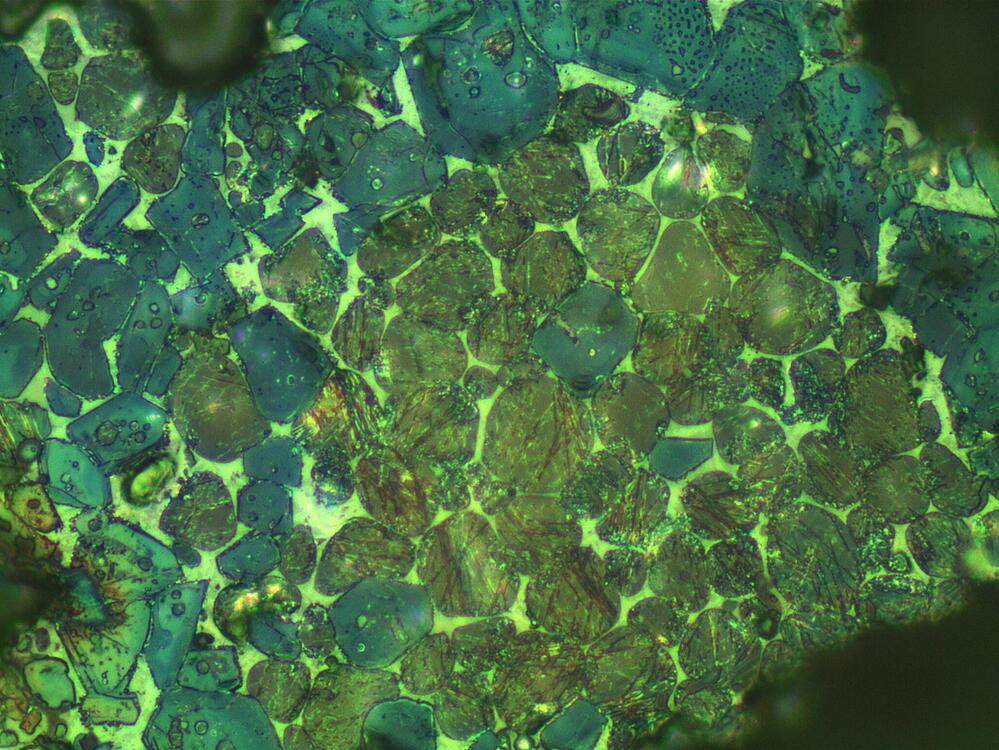
%> input picture _parcial3/I1.jpeg, 999 x 750 px
$ octave punto4Copilot.m   (GNU Octave 9; MATLAB toolbox functions it lacks are replaced by stand-ins)
%> lines starting %> are read from the running program, lines starting %| are printed output that depends on the picture; in (x1, y1, x2, y2) boxes, pixels count from 0 and x2, y2 are one past the last pixel; in counts of white or black regions, pixels touching at a corner belong together; the program's own positions count from 1
% Cargar la imagen
img = imread('I1.jpeg');
%> img is the input picture: size 750x999x3 uint8; mean R, G, B 70.2, 109.2, 69.3

% Convertir a escala de grises
grayImg = rgb2gray(img);
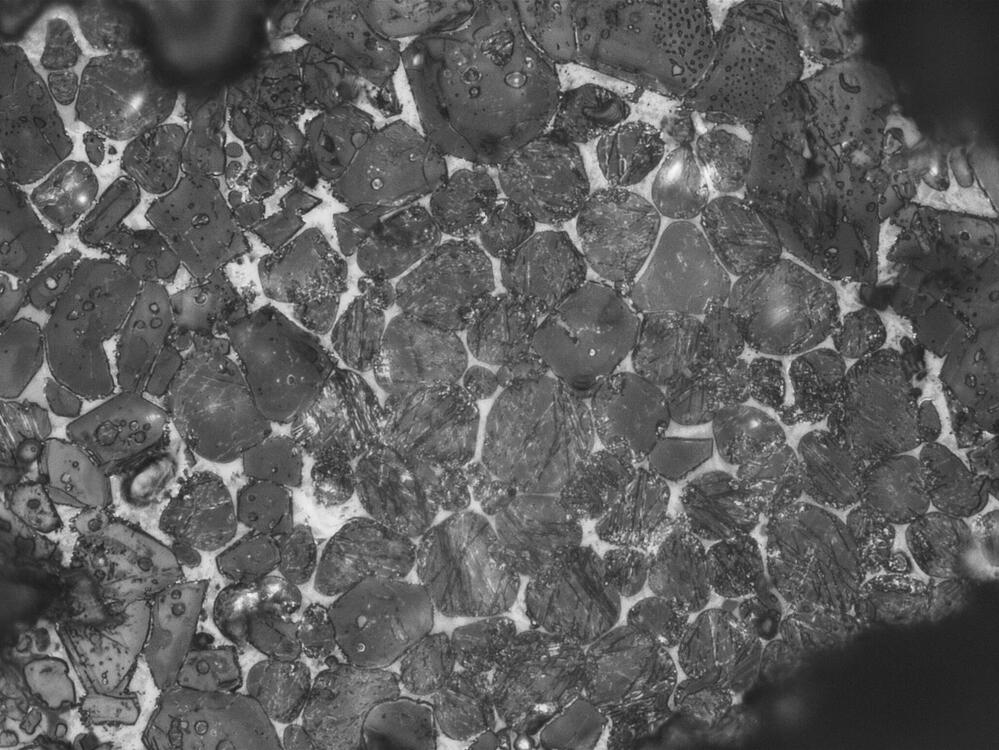
%> grayImg: size 750x999 uint8; min 27, max 248, mean 92.9

% Ajustar el contraste (si es necesario)

% Define los valores de umbral (ajústalos según tu imagen)
thresholdGrain1 = [50, 100]; % Ejemplo: ajusta estos valores
thresholdGrain2 = [110, 150]; % Ejemplo: ajusta estos valores
thresholdBackground = [10, 40]; % Ejemplo: ajusta estos valores

% Segmentar granos y fondo
grain1Mask = grayImg >= thresholdGrain1(1) & grayImg <= thresholdGrain1(2);
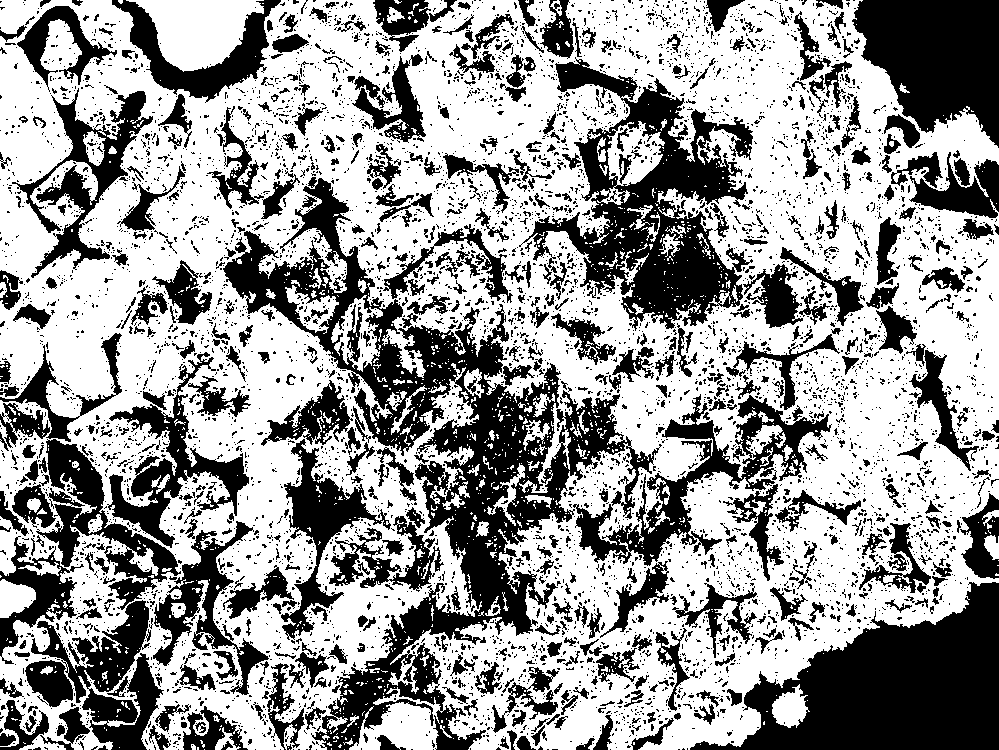
%> grain1Mask: size 750x999 logical; 60.4% white; 6143 black regions (5502 under 20 px), largest, box (x1, y1, x2, y2) and area: (223, 177, 662, 750) 48884, (690, 582, 999, 750) 27574, (519, 57, 753, 331) 23676
grain2Mask = grayImg >= thresholdGrain2(1) & grayImg <= thresholdGrain2(2);
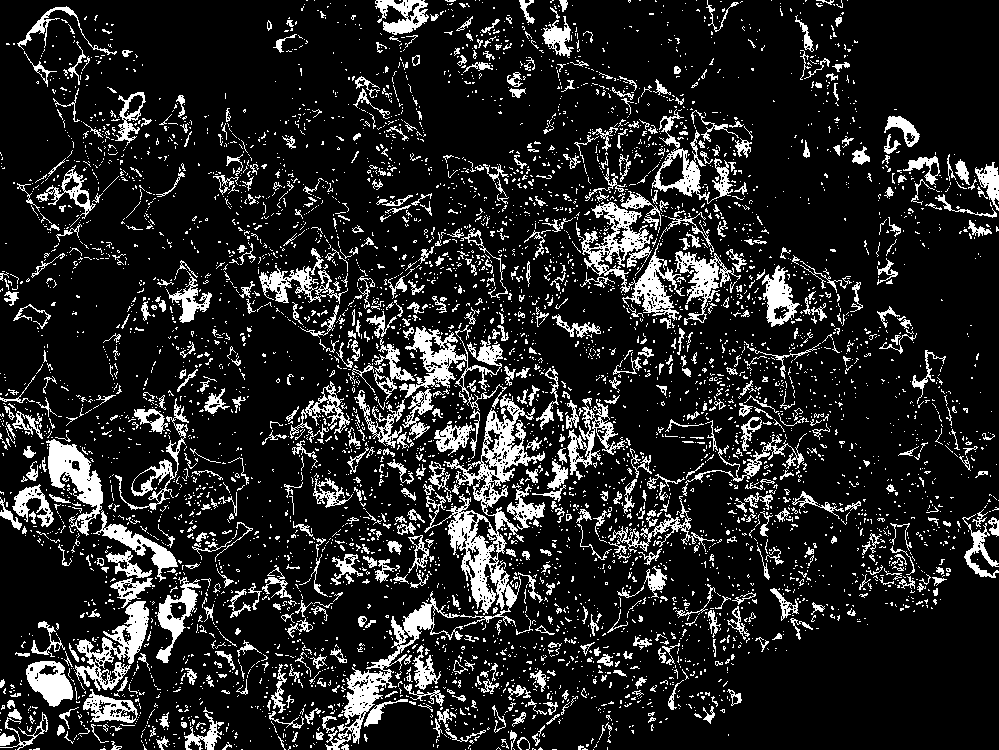
%> grain2Mask: size 750x999 logical; 14.8% white; 5661 white regions (4934 under 20 px), largest, box (x1, y1, x2, y2) and area: (325, 394, 545, 750) 9539, (576, 202, 685, 321) 3510, (399, 325, 507, 411) 2603
backgroundMask = grayImg >= thresholdBackground(1) & grayImg <= thresholdBackground(2);
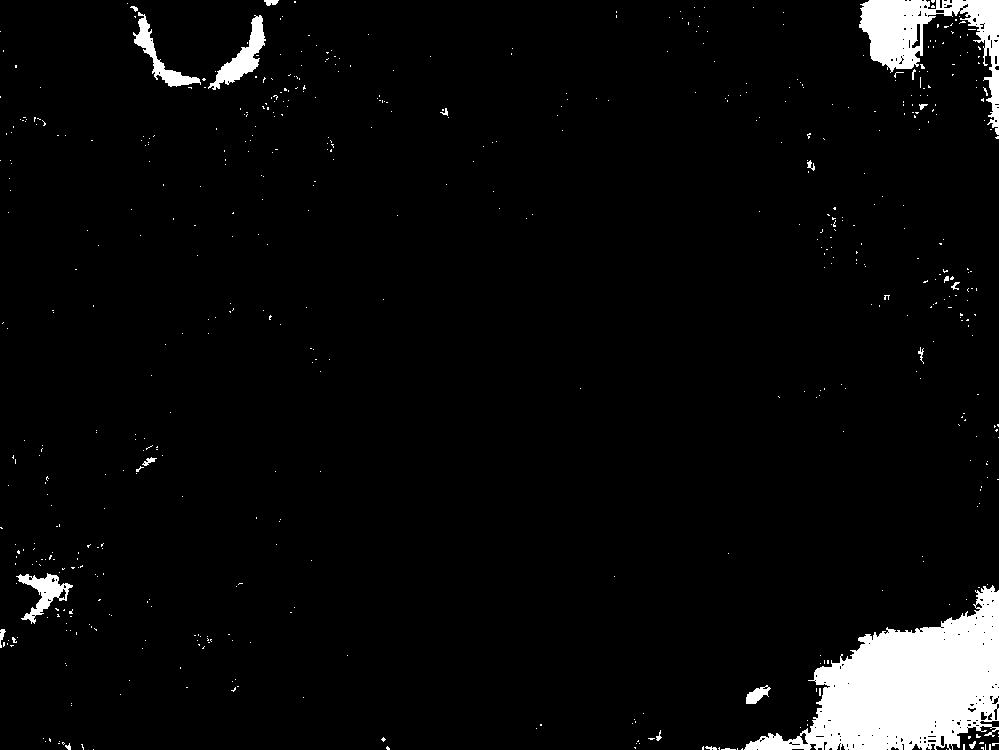
%> backgroundMask: size 750x999 logical; 4.4% white; 580 white regions (558 under 20 px), largest, box (x1, y1, x2, y2) and area: (744, 585, 999, 750) 21191, (859, 0, 999, 135) 6039, (208, 15, 266, 90) 1353

% Operaciones morfológicas (limpieza, adelgazamiento, relleno)

% Calcular áreas
areaGrain1 = sum(grain1Mask(:));
%> areaGrain1 = 452326
areaGrain2 = sum(grain2Mask(:));
%> areaGrain2 = 110620
areaBackground = sum(backgroundMask(:));
%> areaBackground = 32897

% Calcular área total de la imagen
totalArea = numel(grayImg);
%> totalArea = 749250

% Calcular porcentajes
porcentajeGrano1 = (areaGrain1 / totalArea) * 100;
%> porcentajeGrano1 = 60.37
porcentajeGrano2 = (areaGrain2 / totalArea) * 100;
%> porcentajeGrano2 = 14.76
porcentajeFondo = (areaBackground / totalArea) * 100;
%> porcentajeFondo = 4.39

disp('Porcentaje de área para cada componente:');
disp(['Grano de tipo 1: ', num2str(porcentajeGrano1), '%']);
%| Grano de tipo 1: 60.3705%
disp(['Grano de tipo 2: ', num2str(porcentajeGrano2), '%']);
%| Grano de tipo 2: 14.7641%
disp(['Fondo: ', num2str(porcentajeFondo), '%']);
%| Fondo: 4.3907%

$ run again, with _parcial3/Ironstone.jpg copied over _parcial3/I1.jpeg
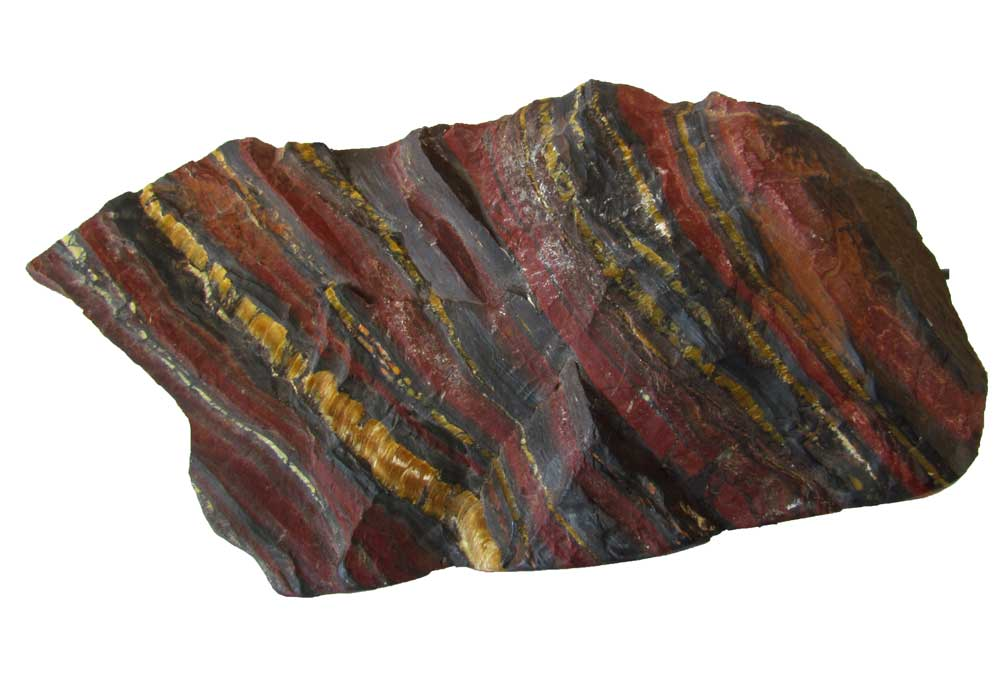
%> input picture _parcial3/Ironstone.jpg, 1000 x 687 px
%> img is the input picture: size 687x1000x3 uint8; mean R, G, B 170.7, 160, 154.5
%> `grain1Mask = grayImg >= thresholdGrain1(1) & grayImg <= thresholdGrain..`:
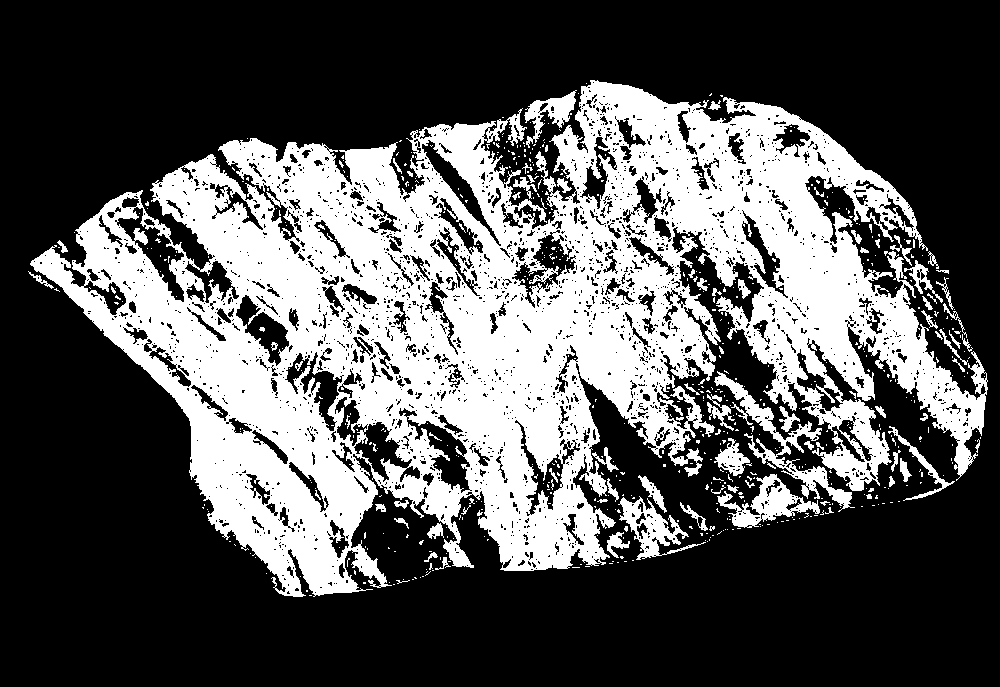
%> grain1Mask: size 687x1000 logical; 34.1% white; 640 white regions (559 under 20 px), largest, box (x1, y1, x2, y2) and area: (30, 80, 988, 597) 217547, (714, 371, 855, 512) 2927, (717, 474, 820, 528) 2023
%> grain2Mask: size 687x1000 logical; 3.2% white in thin lines or dots, all inside (x1, y1, x2, y2) = (26, 79, 988, 598)
%> `backgroundMask = grayImg >= thresholdBackground(1) & grayImg <= thresh..`:
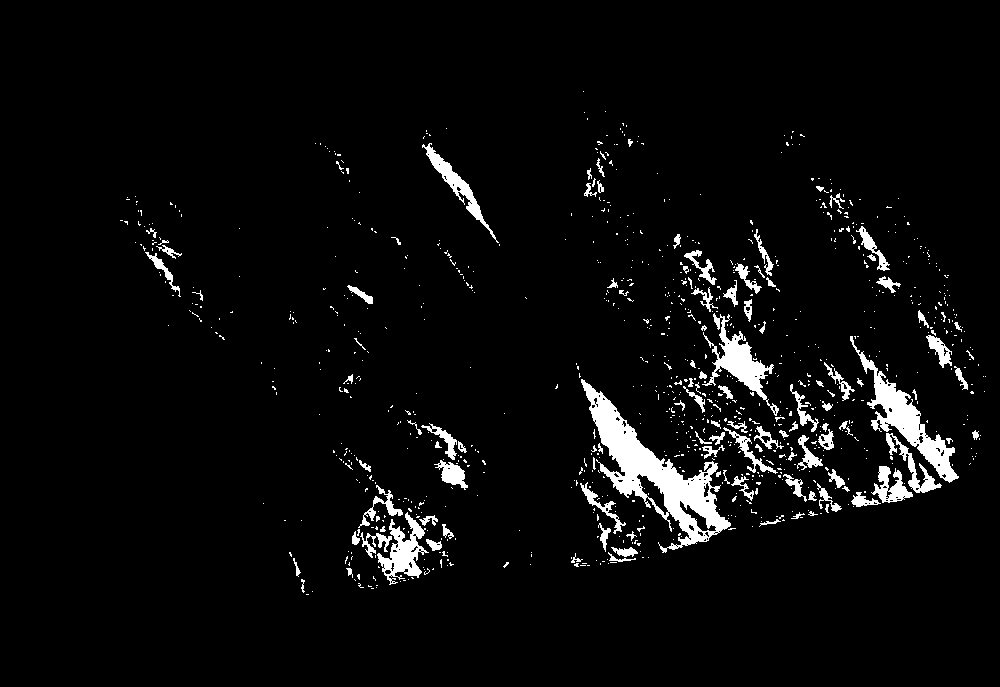
%> backgroundMask: size 687x1000 logical; 4.3% white; 957 white regions (840 under 20 px), largest, box (x1, y1, x2, y2) and area: (581, 379, 731, 553) 6896, (850, 336, 959, 483) 3166, (702, 313, 779, 416) 2016
%> areaGrain1 = 233987
%> areaGrain2 = 21663
%> areaBackground = 29736
%> porcentajeGrano1 = 34.06
%> porcentajeGrano2 = 3.15
%> porcentajeFondo = 4.33
%| Grano de tipo 1: 34.0592%
%| Grano de tipo 2: 3.1533%
%| Fondo: 4.3284%
